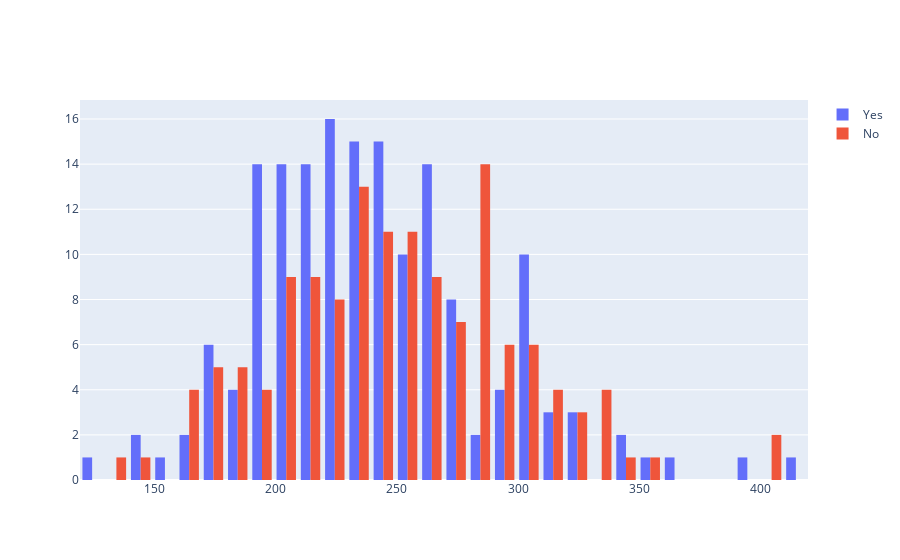

The notebook cell this image was saved under:
### Code cell
fig = go.Figure()

fig.add_trace(go.Histogram(x = people_with_HD['chol'], name = 'Yes'))
fig.add_trace(go.Histogram(x = people_no_HD['chol'], name = 'No'))

### Figure 1 — Plotly figure (JSON) as saved in the notebook; plotly's stock layout.template omitted (floating-point values rounded to 4 significant figures; data arrays with more than 128 entries replaced by an {"elided": "..."} marker saying what was removed)
{"data": [{"name": "Yes", "type": "histogram", "x": {"elided": "164 int values"}}, {"name": "No", "type": "histogram", "x": {"elided": "138 int values"}}], "layout": {}}
